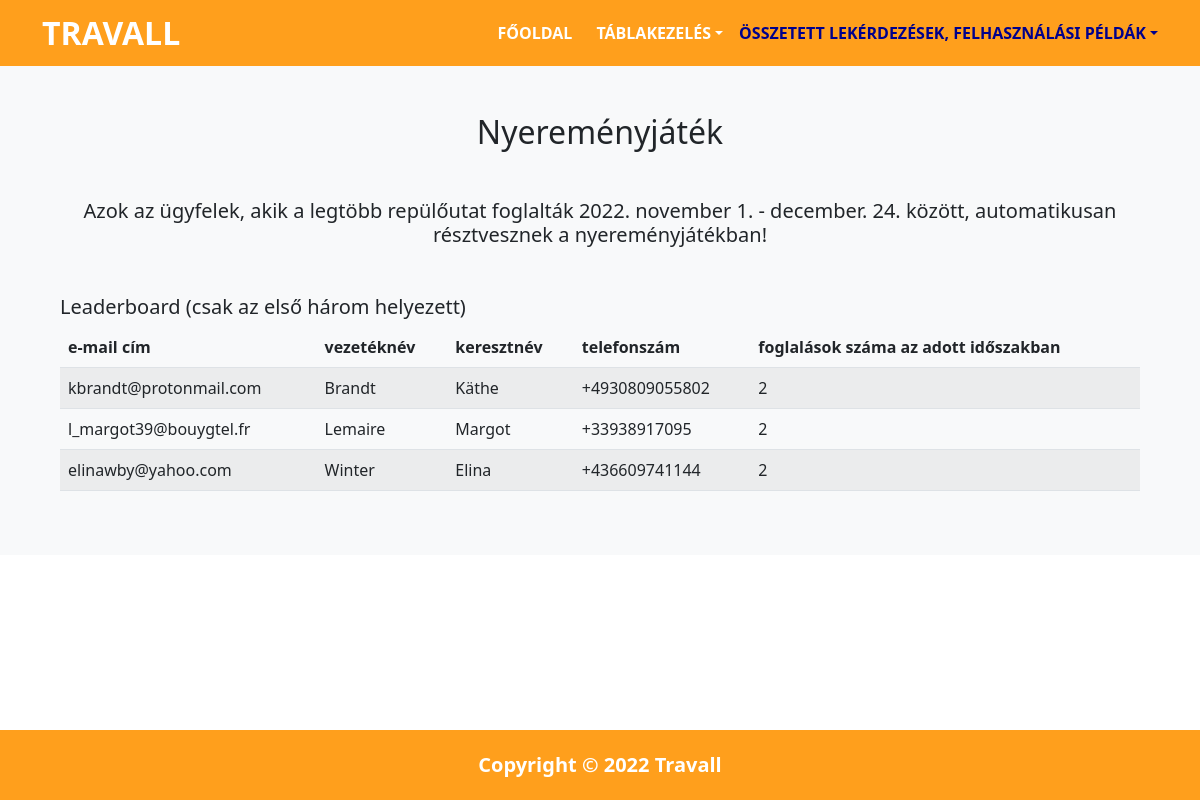
Screenshot of /competition.php with the database file from the repository.
### tables this page shows
CREATE TABLE ugyfel (
    email           VARCHAR(80)     NOT NULL,
    vezeteknev      VARCHAR(50)     NOT NULL,
    keresztnev      VARCHAR(50)     NOT NULL,
    telefonszam     VARCHAR(20)     NOT NULL,
    PRIMARY KEY (email)
);

### competition.php (the view, shortened to what this page needs)
<?php
include_once "common/functions.php";
?>
<!DOCTYPE html>
<html lang="hu">
<head>
    <link rel="stylesheet" href="assets/css/style.css" />
    <link rel="stylesheet" href="assets/css/bootstrap.css">
</head>
<body>
    <?php
    include_once "common/header.php";
    ?>
    <section class="p-5 bg-light">
        <div class="container">
            <div class="row text-center">
                <h2 class="mb-5 text-capitalize">Nyereményjáték</h2>
                <h5 class="mb-5">Azok az ügyfelek, akik a legtöbb repülőutat foglalták 2022. november 1. - december. 24. között, automatikusan résztvesznek a nyereményjátékban!</h5>
            </div>
            <div class="row">
                <h5 class="mb-2">Leaderboard (csak az első három helyezett)</h5>
            </div>
            <?php
            $winners_list = get_data_by_command("
            SELECT      ugyfel.email, ugyfel.vezeteknev, ugyfel.keresztnev, ugyfel.telefonszam, COUNT(*) AS number_of_bookings
            FROM        tartalmaz, foglalas, jarat, ugyfel
            WHERE       tartalmaz.foglalas_id = foglalas.foglalas_id AND tartalmaz.jarat_id = jarat.jarat_id AND foglalas.email = ugyfel.email
            AND 	    jarat.tipus = 'repülő' AND foglalas.l_ev = 2022 AND ((foglalas.l_honap = 11 AND foglalas.l_nap BETWEEN 1 AND 30) OR (foglalas.l_honap = 12 AND foglalas.l_nap BETWEEN 1 AND 24))
            GROUP BY    foglalas.email
            ORDER BY    COUNT(*) DESC
            LIMIT       0, 3;
            ");
            if ($winners_list === false) {
                echo '<div class="alert alert-danger text-center" role="alert">
                        Sikertelen adatbázisművelet!
                    </div>';
            } else { ?>
                    <table class="table table-striped">
                        <thead>
                            <tr>
                                <th class="col">e-mail cím</th>
                                <th class="col">vezetéknév</th>
                                <th class="col">keresztnév</th>
                                <th class="col">telefonszám</th>
                                <th class="col">foglalások száma az adott időszakban</th>
                            </tr>
                        </thead>
                        <tbody>
                            <?php
                            while ($row = mysqli_fetch_assoc($winners_list)) {
                                echo '<tr>';
                                echo '<td>' . $row['email'] . '</td>';
                                echo '<td>' . $row['vezeteknev'] . '</td>';
                                echo '<td>' . $row['keresztnev'] . '</td>';
                                echo '<td>' . $row['telefonszam'] . '</td>';
                                echo '<td>' . $row['number_of_bookings'] . '</td>';
                                echo '</tr>';
                            }
                            ?>
                        </tbody>
                    </table>
            <?php }
            ?>
        </div>
    </section>
    <?php
    include_once "common/footer.php";
    ?>
</body>
</html>
</body>
</html>

### assets/css/style.css (style rules this page uses)
body::before { display: block; content: ''; height: 65px; }

### rows the page displays
ugyfel: email "kbrandt@protonmail.com", vezeteknev "Brandt", keresztnev "Käthe", telefonszam "+4930809055802", number_of_bookings "2"
ugyfel: email "l_margot39@bouygtel.fr", vezeteknev "Lemaire", keresztnev "Margot", telefonszam "+33938917095", number_of_bookings "2"
ugyfel: email "elinawby@yahoo.com", vezeteknev "Winter", keresztnev "Elina", telefonszam "+436609741144", number_of_bookings "2"
